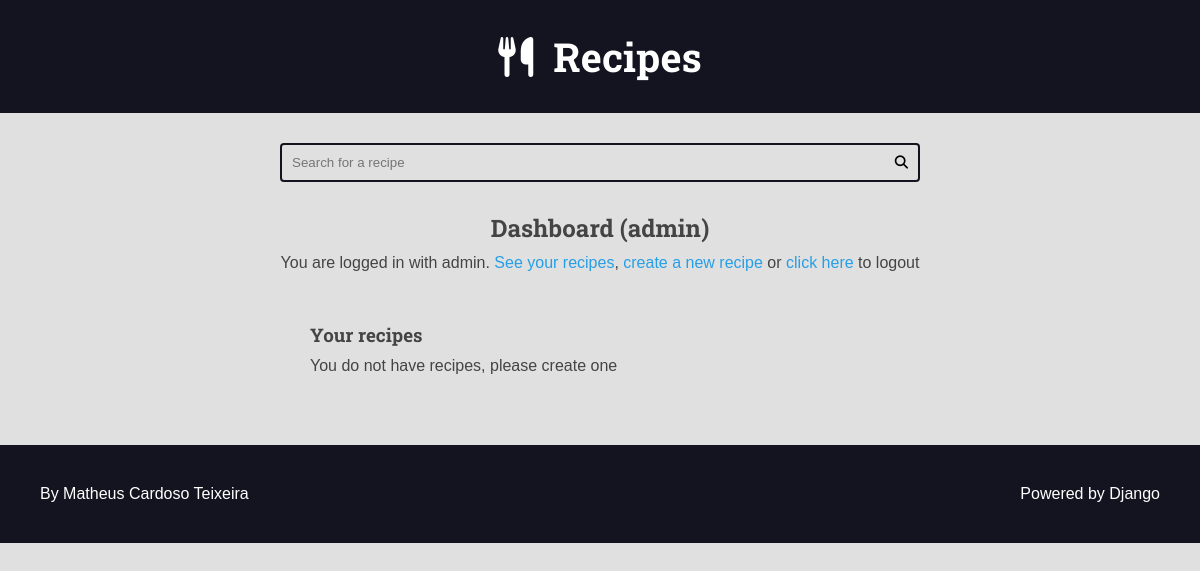
Before: /authors/dashboard/ (signed in) with the older database file.
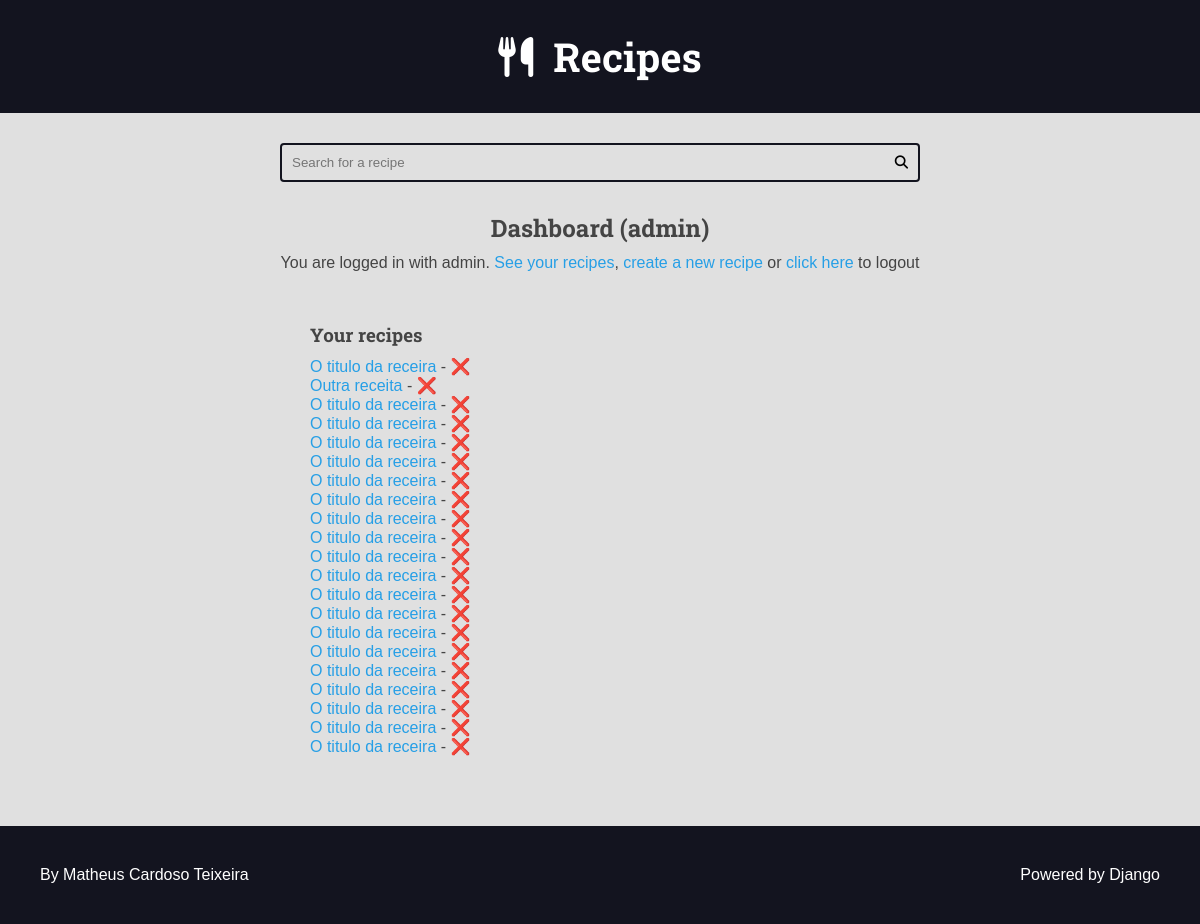
After: the same page with the newer database file.
### recipes/models.py (models this page shows, shortened)
class Recipe(models.Model):
    title = models.CharField(max_length=65)
    description = models.CharField(max_length=165)
    slug = models.SlugField(unique=True)
    preparation_time = models.IntegerField()
    preparation_time_unit = models.CharField(max_length=65)
    servings = models.IntegerField()
    servings_unit = models.CharField(max_length=65)
    preparation_steps = models.TextField();
    preparation_steps_is_html = models.BooleanField(default=False)
    created_at = models.DateTimeField(auto_now_add=True)
    updated_at = models.DateTimeField(auto_now=True)
    is_published = models.BooleanField(default=False)
    cover = models.ImageField(upload_to='recipes/covers/%Y/%m/%d/', blank=True, null=True, default='')
    category = models.ForeignKey(
        Category, on_delete=models.SET_NULL, null=True, blank=True, default=None
    )
    author = models.ForeignKey(
        User, on_delete=models.SET_NULL, null=True
    )

### authors/views.py (the view)
# urls.py: path('dashboard/', views.dashboard, name='dashboard'),
@login_required(login_url='authors:login', redirect_field_name='next')
def dashboard(request):
    recipes = Recipe.objects.filter(
        is_published=False,
        author=request.user,
    )
    return render(
        request, 'authors/pages/dashboard.html',
        {
            'recipes': recipes,
        }
    )

### authors/templates/authors/pages/dashboard.html (shortened to what this page needs)
{% extends 'global/base.html' %}
{% block content %}
    <div class="main-content center container">
        <h2>Dashboard ({{ user }})</h2>
        {% include 'authors/partials/login_message.html' %}
        <div class="authors-dashboard-container">
            <h3>Your recipes</h3>
            <ul>
                {% for recipe in recipes %}
                    <li>
                        <a href="{% url 'authors:dashboard_recipe_edit' recipe.id %}">{{ recipe.title }}</a> -
                        <form
                        class="inline-form form-delete"
                        action="{% url 'authors:dashboard_recipe_delete' %}"
                        method='POST'
                        >
                          <button class="plaintext-button" type="submit">❌</button>
                        </form>
                    </li>
                {% empty %}
                    <li>
                        <p>You do not have recipes, please create one</p>
                    </li>
                {% endfor %}
            </ul>
        </div>
    </div>
{% endblock %}

Changed rows visible on the page:
now on this page (row edited): Recipe: title "O titulo da receira"
now on this page (row edited): Recipe: title "Outra receita"
now on this page (row edited): Recipe: title "O titulo da receira"
now on this page (row edited): Recipe: title "O titulo da receira"
now on this page (row edited): Recipe: title "O titulo da receira"
now on this page (row edited): Recipe: title "O titulo da receira"
now on this page (row edited): Recipe: title "O titulo da receira"
now on this page (row edited): Recipe: title "O titulo da receira"
now on this page (row edited): Recipe: title "O titulo da receira"
now on this page (row edited): Recipe: title "O titulo da receira"
now on this page (row edited): Recipe: title "O titulo da receira"
now on this page (row edited): Recipe: title "O titulo da receira"
now on this page (row edited): Recipe: title "O titulo da receira"
now on this page (row edited): Recipe: title "O titulo da receira"
now on this page (row edited): Recipe: title "O titulo da receira"
now on this page (row edited): Recipe: title "O titulo da receira"
now on this page (row edited): Recipe: title "O titulo da receira"
now on this page (row edited): Recipe: title "O titulo da receira"
now on this page (row edited): Recipe: title "O titulo da receira"
now on this page (row edited): Recipe: title "O titulo da receira"
now on this page (row edited): Recipe: title "O titulo da receira"
Other visible differences:
text no longer shown: "You do not have recipes, please create one"
